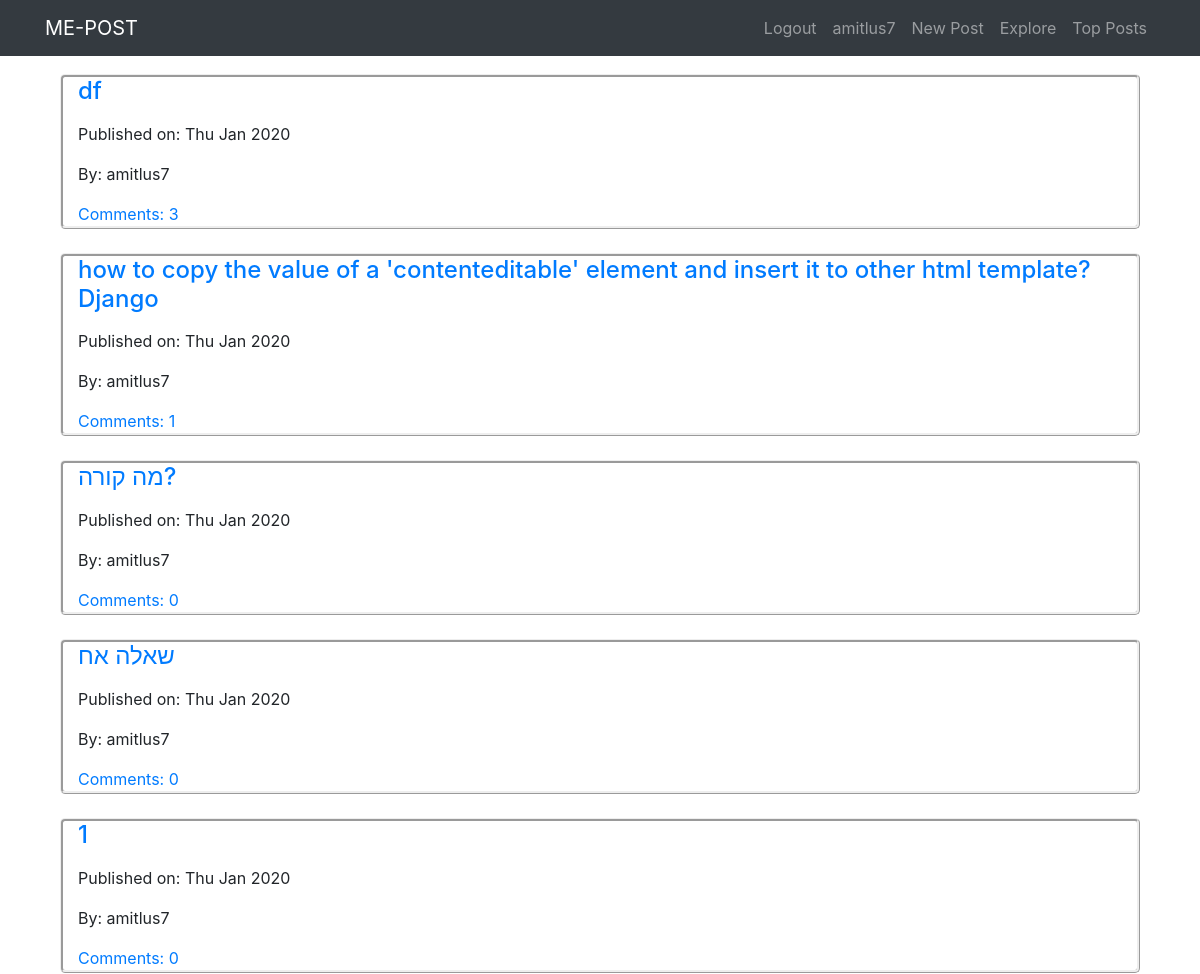
The page /TheApp/personalposts/amitlus7/ (signed in, upper part) on the database as committed earlier.
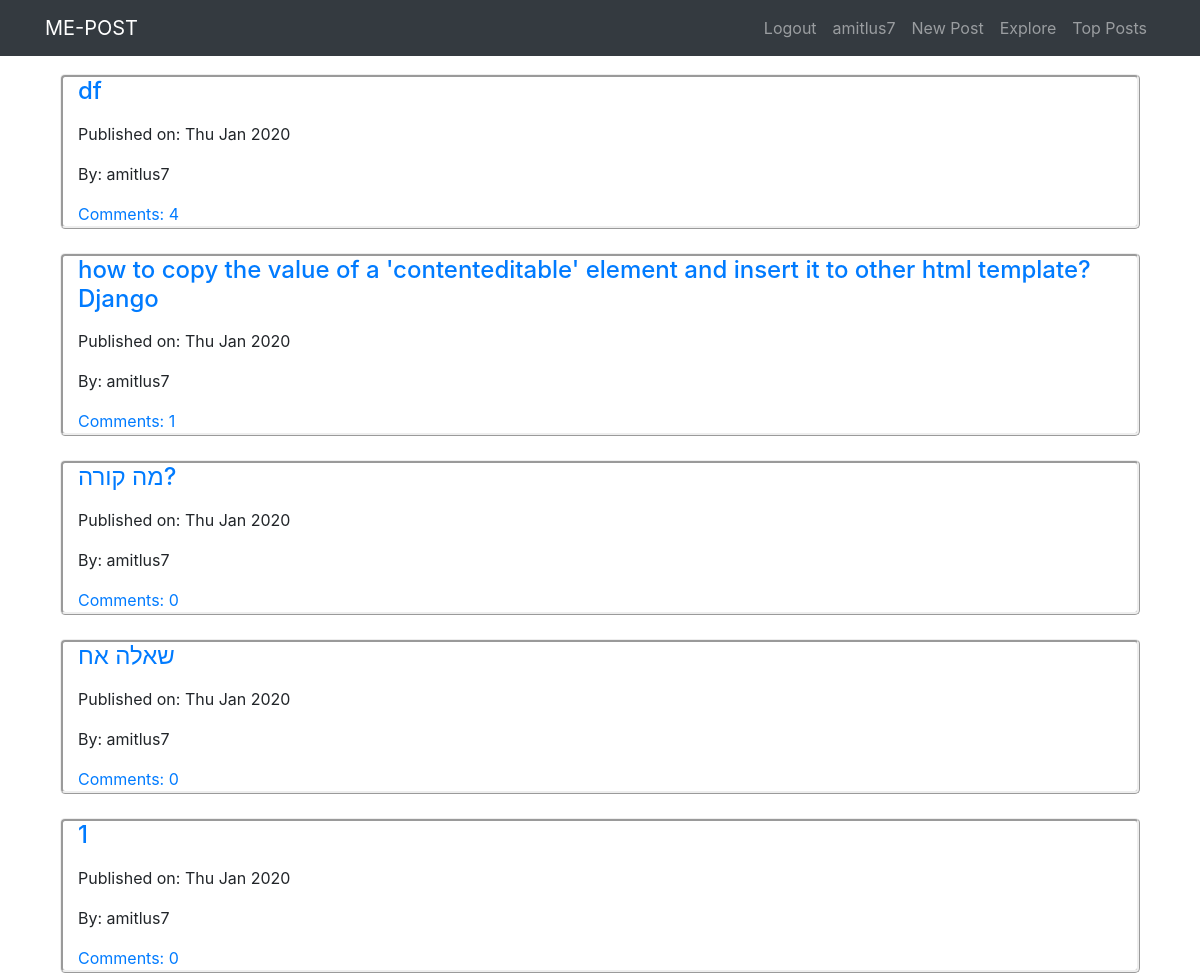
The same page on the database as committed later.
### TheApp/models.py (models this page shows, shortened)
class Post(models.Model):
    author = models.ForeignKey(User, on_delete=models.PROTECT)
    title = models.CharField(max_length=200)
    text = models.TextField()
    create_date = models.DateTimeField(default=timezone.now)
    post_views = models.IntegerField(default=0)
    def __str__(self):
            return self.title

### TheApp/views.py (the view)
# urls.py: path('personalposts/<username>/', views.personalposts, name='personalposts'),
@login_required
def personalposts(request, username):
    if username == request.user.username:#כדי לוודא שמה שהכנסנו בכתובת במקום <username> שווה לשם המשתמש המחובר ושרק הוא יוכל לעבור לדף הרתוי
        items = Post.objects.filter(author__username=username)
        return render(request, 'TheApp/personalposts.html', {'items':items})
    else:
        return HttpResponse('You are not {} of this comment. Access denied'.format(username))

### templates/TheApp/personalposts.html
{% extends "TheApp/base.html" %}
{% block body_block %}
<div class="container" style="padding-bottom: 130px; margin-top:50px;">
{% for item in items %}
  <div class="container" style="border-style:ridge; border-radius: 5px;">
      <h4><a href="{% url 'TheApp:post_detail' pk=item.pk %}">{{item|linebreaks}}</a></h4>
      <p>Published on: {{item.create_date|date:"D M Y"}}</p>
      <p>By: {{item.author}}</p>
      <a href="{% url 'TheApp:post_detail' pk=item.pk %}">Comments: {{ item.comments.count }}</a>
  </div>
  <br>
{%endfor%}
</div>
{% endblock %}

Rows that differ between the two databases and show on the page:
changed Post "df": comments.count "3" → "4"
